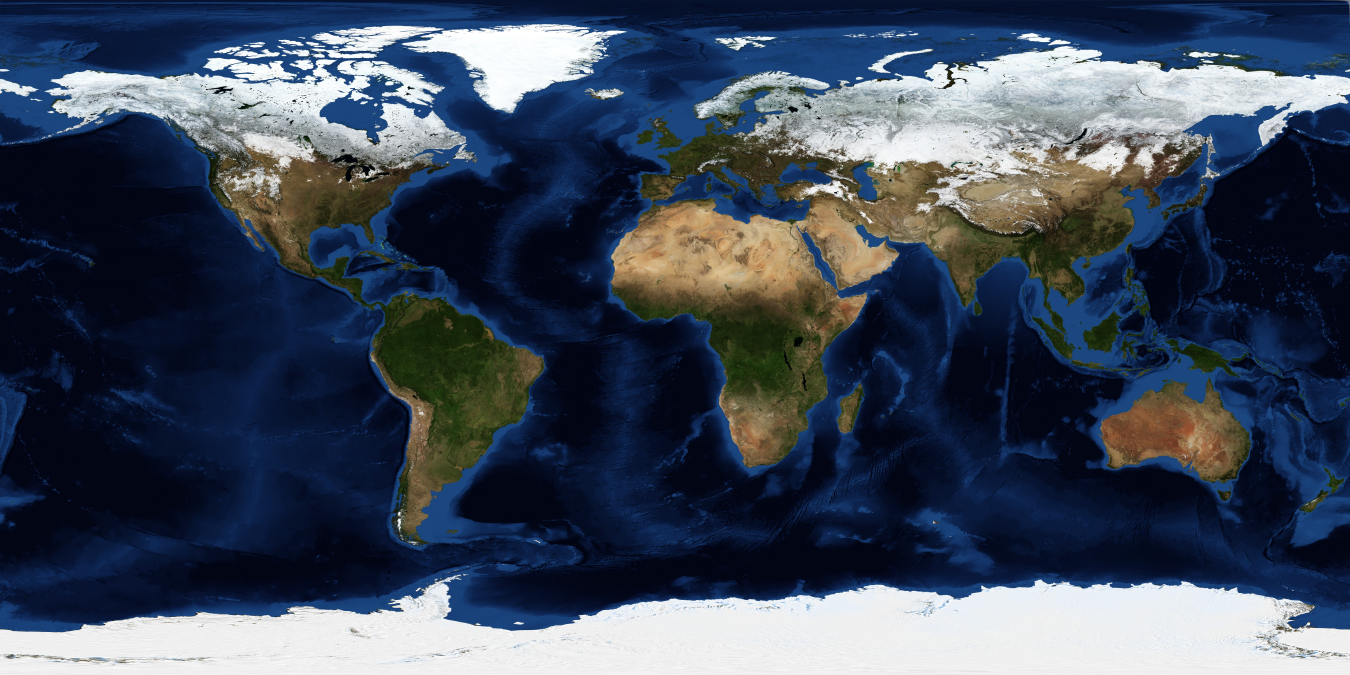
#> input picture space-compute-demo/assets_raw/nasa/earth/earth_day.jpg, 5400 x 2700 px, found by its file name (shown at 1/4 size)
$ python preview_celestial.py ../usd/_design_previews/asset_ada_8b97e4281b.png
#> lines starting #> are read from the running program, lines starting #| are printed output that depends on the picture; after the words box and inside, x2 and y2 are one past the last pixel; in counts of white or black regions, pixels touching at a corner belong together; pictures that were not available may be replaced by others from this repository, and a replacement may not be noted
"""Faithful offline preview of the twin's celestial bodies (Earth + clouds +
atmosphere + Sun + starfield) — a small analytic ray-tracer that replicates Kit's
UsdPreviewSurface semantics (diffuse texture + emissive + uniform opacity blend),
so the cloud / atmosphere / day-night look can be verified WITHOUT the live RTX
viewport. Imports the exact scene constants from gen_twin_satellite so it never
drifts from what Kit renders.

    python tools/preview_celestial.py [out.png] [--eye x,y,z] [--target x,y,z]
                                      [--focal F] [--size N]
"""
from __future__ import annotations
import sys
import numpy as np
from PIL import Image

import gen_twin_satellite as G

HAP, VAP = 20.955, 15.2908            # film aperture (matches render_usd / USD camera)


def load(rel):
#> called with rel = './textures/earth_day.jpg'
    return np.asarray(Image.open(G.ROOT / "usd" / rel.lstrip("./")).convert("RGB"), float) / 255.0
#> call 2 of load, with rel = './textures/earth_clouds.jpg'
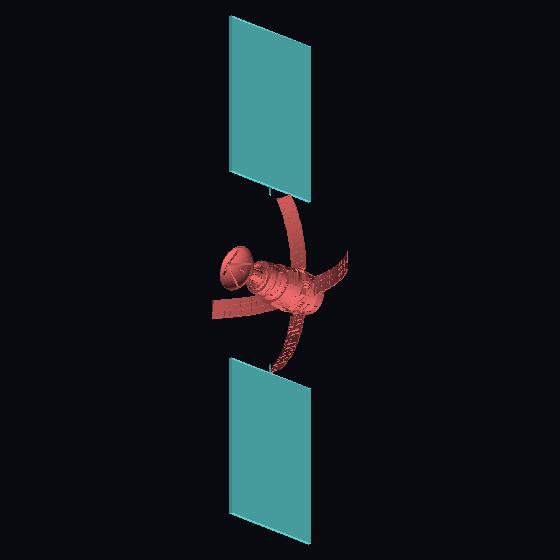
#> input picture space-compute-demo/usd/_design_previews/asset_ada_8b97e4281b.png, 560 x 560 px, given in place of earth_clouds.jpg, which was not available
#> call 3 of load, with rel = './textures/starfield.png'
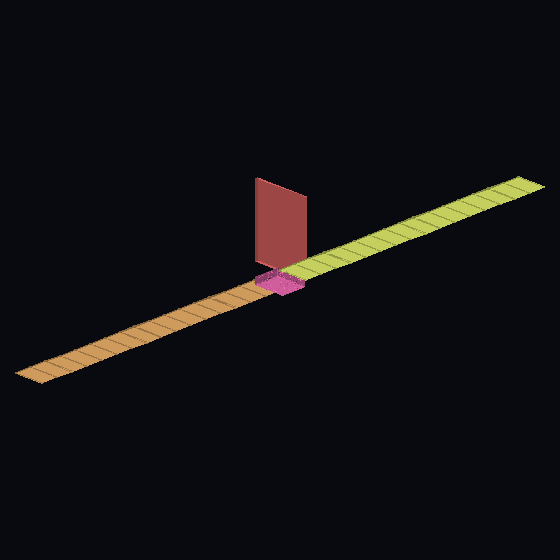
#> input picture space-compute-demo/usd/_design_previews/asset_redwire_0310b1090d.png, 560 x 560 px, given in place of starfield.png, which was not available


def sample(tex, u, v):
    """Nearest-sample an equirectangular texture; u,v in [0,1] arrays."""
    Hd, Wd = tex.shape[:2]
#> Hd = 560; Wd = 560
    ui = np.clip((u * (Wd - 1)).astype(int), 0, Wd - 1)
#> ui: shape (657, 900) int64; 106 distinct labels, from 428 to 533
    vi = np.clip((v * (Hd - 1)).astype(int), 0, Hd - 1)
#> vi: shape (657, 900) int64; 122 distinct labels, from 305 to 426
    return tex[vi, ui]
#> returned value: shape (657, 900, 3) float64


def equirect_uv(n):
    """Unit normals (...,3) → equirect (u,v), matching uv_sphere's lon→u, lat→v."""
    lon = np.arctan2(n[..., 1], n[..., 0])
    lat = np.arcsin(np.clip(n[..., 2], -1, 1))
    u = lon / (2 * np.pi) + 0.5
    v = 1.0 - (0.5 + lat / np.pi)          # image row 0 = north pole
    return u, v


def intersect(O, D, C, R):
    """Ray O + tD vs sphere(C,R). Returns (hit mask, t near, point, normal)."""
    oc = O - C
    b = 2.0 * (D @ oc)
    c = oc @ oc - R * R
    disc = b * b - 4.0 * c
    ok = disc >= 0
    sq = np.sqrt(np.where(ok, disc, 0.0))
    t = (-b - sq) / 2.0
    hit = ok & (t > 0)
    P = O + t[..., None] * D
    N = (P - C) / R
    return hit, t, P, N


def main():
    args = sys.argv[1:]
    out = next((a for a in args if not a.startswith("--")), "tools/_renders/celestial.png")
    def opt(k, d):
        return args[args.index(k) + 1] if k in args else d
    eye = np.array([float(x) for x in opt("--eye", "1234,-1480,1036").split(",")])
    target = np.array([float(x) for x in opt("--target", "0,0,0").split(",")])
    focal = float(opt("--focal", "22"))
    size = int(opt("--size", "900"))

    # camera basis
    f = target - eye; f /= np.linalg.norm(f)
    r = np.cross(np.array([0, 0, 1.0]), f); r /= np.linalg.norm(r)
    u = np.cross(f, r)
    tan_h, tan_v = (HAP / 2) / focal, (VAP / 2) / focal
    W = size; H = int(round(size * VAP / HAP))
    xs = (np.arange(W) + 0.5) / W * 2 - 1
    ys = 1 - (np.arange(H) + 0.5) / H * 2
    NX, NY = np.meshgrid(xs, ys)
    D = (f[None, None] + (NX * tan_h)[..., None] * r + (NY * tan_v)[..., None] * u)
    D /= np.linalg.norm(D, axis=2, keepdims=True)

    # textures + constants
    day = load(G.EARTH_TEX)
    night = load(G.EARTH_NIGHT_TEX) if hasattr(G, "EARTH_NIGHT_TEX") else None
    cloud = load(G.CLOUD_TEX) if hasattr(G, "CLOUD_TEX") else None
    stars = load("./textures/starfield.png"); suntex = load(G.SUN_TEX)
    C = np.array(G.EARTH_CENTER); Re = G.EARTH_RADIUS_CM
    sun_dir = np.array(G.SUN_DIR); sun_dir = sun_dir / np.linalg.norm(sun_dir)
    sun_c = sun_dir * G.SUN_DIST_CM
    AMB = 0.13

    # background starfield
    lon = np.arctan2(D[..., 1], D[..., 0]); lat = np.arcsin(np.clip(D[..., 2], -1, 1))
    bg = sample(stars, lon / (2 * np.pi) + 0.5, 0.5 - lat / np.pi)
    img = 1.0 - np.exp(-bg * 2.4)

    O = eye.astype(float)
    # --- Earth (opaque): day diffuse * (amb + N·sun) + dimmed day self-emissive ---
    eh, et, eP, eN = intersect(O, D, C, Re)
    eu, ev = equirect_uv(eN)
    ndl = np.clip(np.sum(eN * sun_dir, axis=2), 0, 1)[..., None]
    dayrgb = sample(day, eu, ev)
#> in sample (call 2), `vi = np.clip((v * (Hd - 1)).astype(int), 0, Hd - 1)`: vi: shape (657, 900) int64; 567 distinct labels, from 0 to 566
    earth = dayrgb * (AMB + ndl)
    if night is not None:
        # City-light emissive (matches the Kit material: adds everywhere,
        # visually only survives on the dark side).
        earth = earth + sample(night, eu, ev) * np.array(G.EARTH_NIGHT_EMIT)
    else:
        earth = earth + dayrgb * np.array(getattr(G, "EARTH_EMIT", (0.0,) * 3))
    img = np.where(eh[..., None], earth, img)

    # --- Clouds (optional): white * (amb + N·sun), opacity = cloud-map red ---
    if cloud is not None:
        ch, ct, cP, cN = intersect(O, D, C, Re * G.CLOUD_SCALE)
        cu, cv = equirect_uv(cN)
        cndl = np.clip(np.sum(cN * sun_dir, axis=2), 0, 1)[..., None]
        ca = (sample(cloud, cu, cv)[..., 0:1] * ch[..., None]
              * float(getattr(G, "CLOUD_OPACITY", 1.0)))
#> in sample (call 3), `ui = np.clip((u * (Wd - 1)).astype(int), 0, Wd - 1)`:
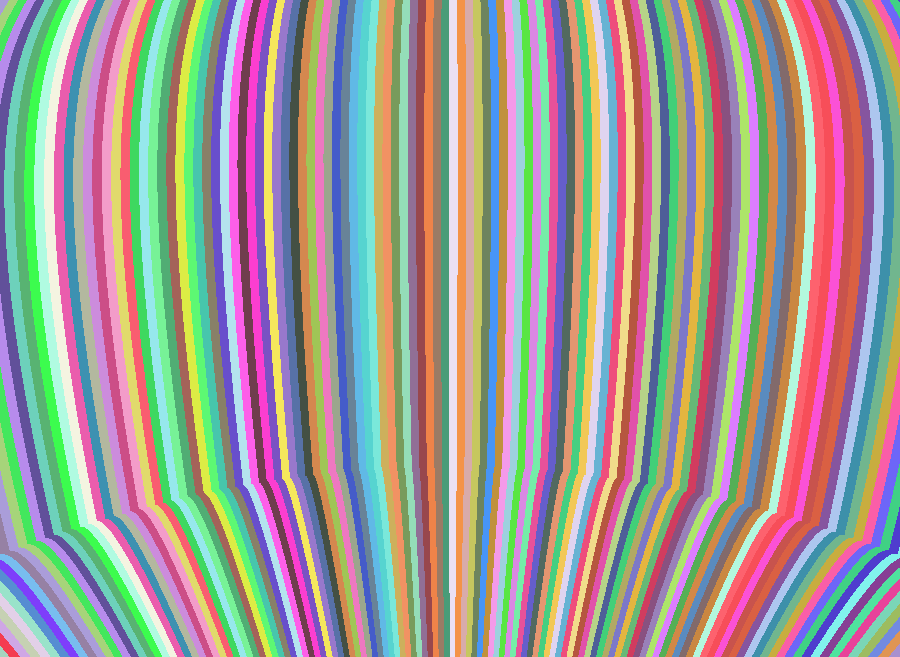
#> ui: shape (657, 900) int64; 130 distinct labels, from 416 to 545; one colour per label, 0 black
#> in sample (call 3), `vi = np.clip((v * (Hd - 1)).astype(int), 0, Hd - 1)`:
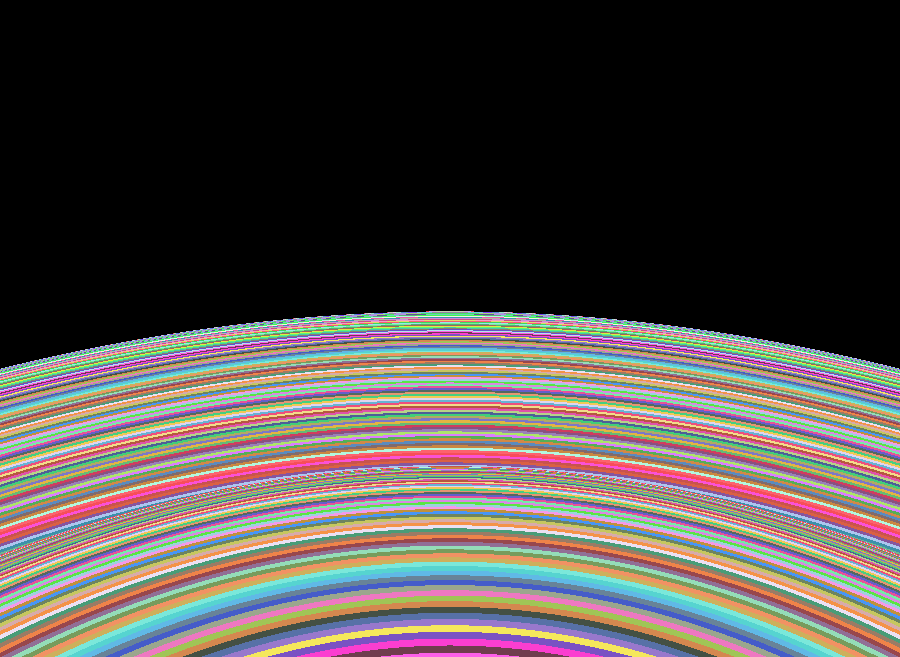
#> vi: shape (657, 900) int64; 116 distinct labels, from 0 to 115; one colour per label, 0 black
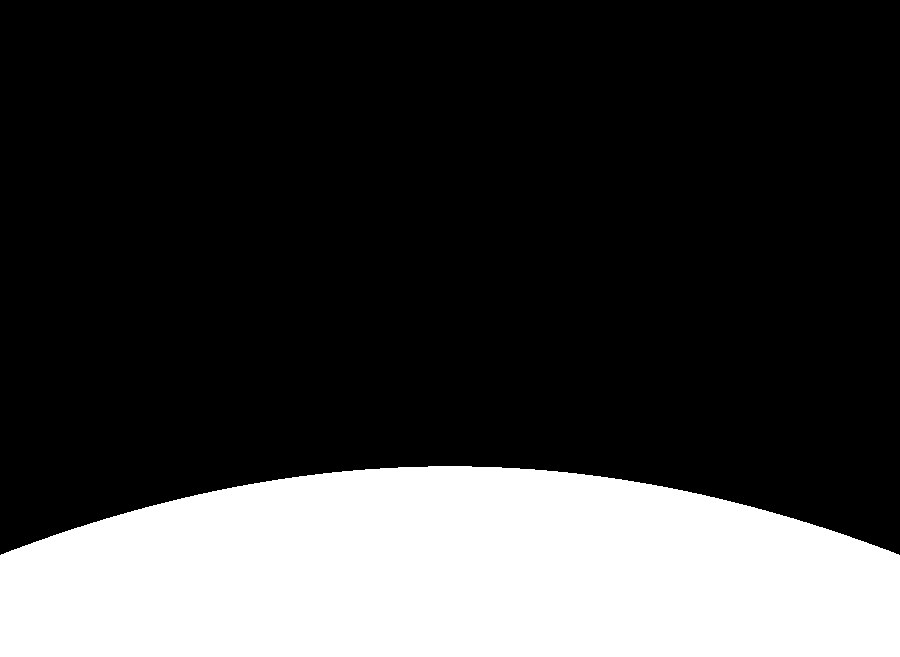
#> ca: shape (657, 900, 1) float64; values 0 (black) and 0.0314 (white), 24.5% white; 1 white region, box (x1, y1, x2, y2) and area: (0, 466, 900, 657) 144784
        img = img * (1 - ca) + (np.array([1.0, 1.0, 1.0]) * (AMB + cndl)) * ca

    # --- Sun (emissive disk) ---
    sh, st_, sP, sN = intersect(O, D, sun_c, G.SUN_RADIUS_CM)
    su, sv = equirect_uv(sN)
    sun_col = sample(suntex, su, sv) * np.array(G.SUN_EMIT)
#> in sample (call 4), `ui = np.clip((u * (Wd - 1)).astype(int), 0, Wd - 1)`:
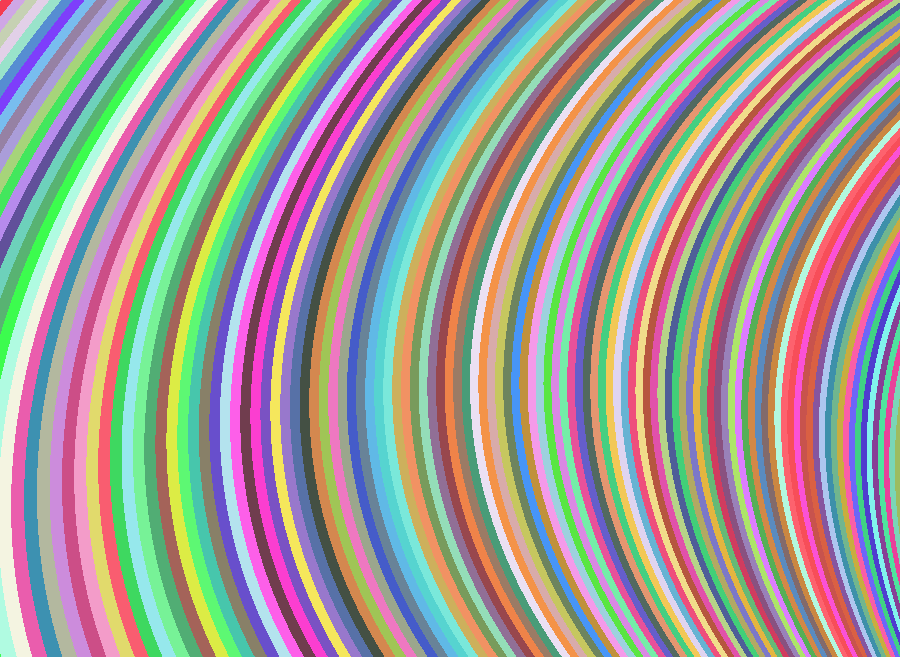
#> ui: shape (657, 900) int64; 127 distinct labels, from 38 to 164; one colour per label, 0 black
#> in sample (call 4), `vi = np.clip((v * (Hd - 1)).astype(int), 0, Hd - 1)`: vi: shape (657, 900) int64; every value is 559
    img = np.where(sh[..., None], sun_col, img)

    img = np.clip(img, 0, 1)
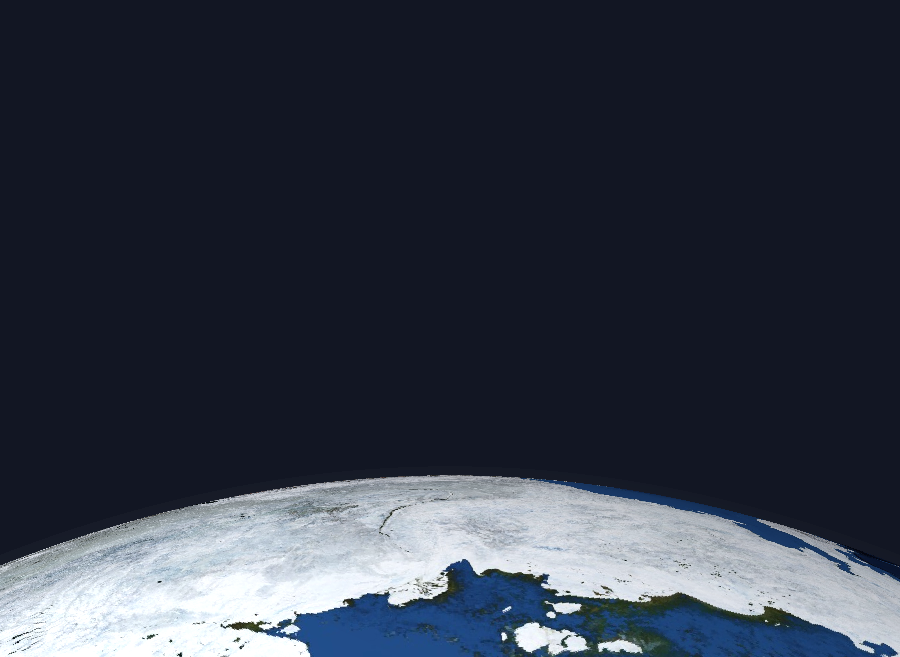
#> img: shape (657, 900, 3) float64; mean R, G, B 0.198, 0.223, 0.275
    Image.fromarray((img * 255).astype("uint8")).save(out)
    print(f"[celestial] {out}  {W}x{H}  focal={focal}  clouds={cloud is not None}")
#| [celestial] ../usd/_design_previews/asset_ada_8b97e4281b.png  900x657  focal=22.0  clouds=True


if __name__ == "__main__":
    main()
